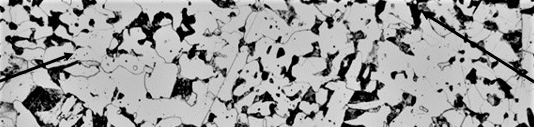
#> input picture Images/Metal.PNG, 534 x 127 px, found by its file name
$ jupyter execute '2.1_Diagrama_de _fases_hierro_carbono.ipynb'
#> lines starting #> are read from the running program, lines starting #| are printed output that depends on the picture; after the words box and inside, x2 and y2 are one past the last pixel; in counts of white or black regions, pixels touching at a corner belong together; long printed decimals are rounded
[cell 1]
import cv2
import matplotlib.pyplot as plt
import numpy as np
import matplotlib as mpl
from matplotlib import cm

## Detección de Carbón mediante algoritmo
Desarrolle un procedimiento para estimar el contenido de carbono del acero presentado en la figura, en función de los contenidos de ferrita y perlita.

## Funciones de Preprocesamineto de Imagen

[cell 2]
def load_image(path):
    """ leer imagen y converirtla en np.numpayarray """
#> called with path = 'images/metal.png'
    img =  cv2.imread(path)                     # Lee imagen
#> img is the input picture: shape (127, 534, 3); min 0, max 247, mean 158.3
    img =  cv2.cvtColor(img,cv2.COLOR_BGR2RGB)  # Convierte de BGR (standard en CV2) a RGB
    return img

def visualize_image(img):
    """visualizar imagen cruda"""
    fig,ax  = plt.subplots(1,1,figsize=(10,5))
    title = f" Shape: {img.shape}"
#> title = ' Shape: (127, 534, 3)'
    ax.imshow(img)
    ax.set_title(title)
    plt.show()

def gray(img):
    """ Convertir a blanco y negro"""
    img_gray =  (0.332*(img[:,:,0] +  img[:,:,1] + img[:,:,2])).astype(np.uint8)
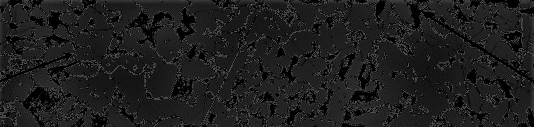
#> img_gray: shape (127, 534); min 0, max 84, mean 30.3
#> in visualize_image_colorbar, `plt.show()`:
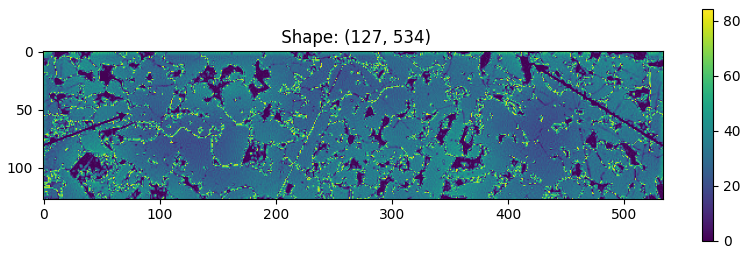
#> figure drawn by matplotlib, 2 panels

    return img_gray

def binarize(img,thresh):
    ''' Binarizar imagen'''
#> called with thresh = 15
    im_bw = cv2.threshold(img, thresh, 1, cv2.THRESH_BINARY)[1]
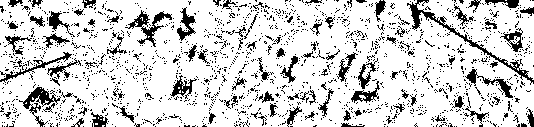
#> im_bw: shape (127, 534); values 0 (black) and 1 (white), 82.5% white; black in thin lines or dots
    return im_bw

def visualize_image_colorbar(img,colormap=False):
    """ Visualizar imagen procesada"""
    fig,ax  = plt.subplots(1,1,figsize=(10,10))
    title = f" Shape: {img.shape}"
    ax.set_title(title)

    if colormap:

        tickles =[0,1]
        image =  plt.imshow(img,cm.gray)
        plt.colorbar(image,ax=ax,shrink=0.3,ticks=tickles)


    else:
        image = plt.imshow(img)
        plt.colorbar(image,ax=ax,shrink=0.3)

    plt.show()

[cell 3]
path = "images/metal.png"                           # Directorio de imagen
img = load_image(path)                              # Cargar imagen
print("Imagen cargada")
visualize_image(img)                                # visualizar imagen
img_gray = gray(img)                                # Convertir imagen a grises
print("Imagen en blanco y negro")
visualize_image_colorbar(img_gray,colormap=False)   # Visaulizar imagen en blanco y negro
img_bw = binarize(img_gray ,thresh = 15)            # Convertir a binario
print("Imagen Binarizada")
visualize_image_colorbar(img_bw,colormap=True)      # visualizar imagen Binaria
#> call 2 of visualize_image_colorbar, with colormap = True
#> in visualize_image_colorbar (call 2), `plt.show()`:
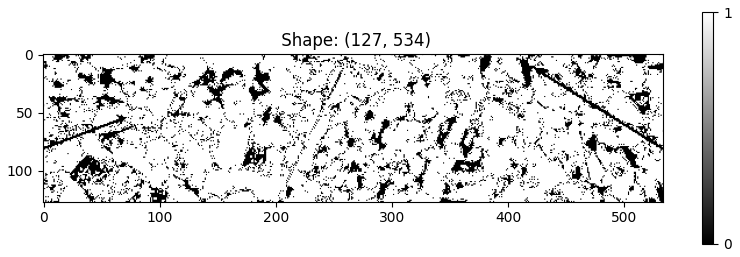
#> figure drawn by matplotlib, 2 panels

### Algortimo de deteccion de carbón

[cell 4]
height,width= img_bw.shape      # Obtener la altura y la abse de la imagen
#> height = 127; width = 534
Area    = height*width          # Calcular el Area
#> Area = 67818
Ferrita = 0                     # Craer varialble para ferrita
Perlita = 0                     # Crear variable  para perlita

for hi in range(0,height):      # Iterar sobre la altura
    for wi in range(0,width):   # Iterar sobre la base

        if img_bw[hi,wi] == 1:  # si el pixel es 1
            Ferrita +=1         # Agregar porcion a ferrita

        else:                   # Si es 0
            Perlita +=1         # Agreguar porcion a perlita
#> after the loop, Ferrita = 55916; Perlita = 11902


### Calucular porcentajes ###
Porcentaje_Perlita = (Perlita*100)/Area  # Porcentaje de Perlita
#> Porcentaje_Perlita = 17.55
Porcentaje_Ferrita = (Ferrita*100)/Area  # Porcentaje de Ferrita
#> Porcentaje_Ferrita = 82.45

### Avizar al Usario de los porcentajes ###
print(f"Porcentaje de Perlita: {Porcentaje_Perlita} %")
#| Porcentaje de Perlita: 17.550 %
print(f"Porcentaje de Ferrita: {Porcentaje_Ferrita} %")
#| Porcentaje de Ferrita: 82.450 %

Considerando que la Perlita encontrada tiene un contenido de carbono del 0.8 % llegamos a la conclusion de que se obteiene el sigueinte porcentaje de carbono total en el area estudiada:

[cell 5]
contenido_carbono  = 0.8                                           # Contenido de carbon
Porcentaje_carbono = contenido_carbono*Porcentaje_Perlita/100      # Porcentaje
#> Porcentaje_carbono = 0.14
print(f"Porcenteaje de carbono total: {Porcentaje_carbono} %")
#| Porcenteaje de carbono total: 0.1404 %

$ run again, with Images/tarea.PNG copied over Images/Metal.PNG
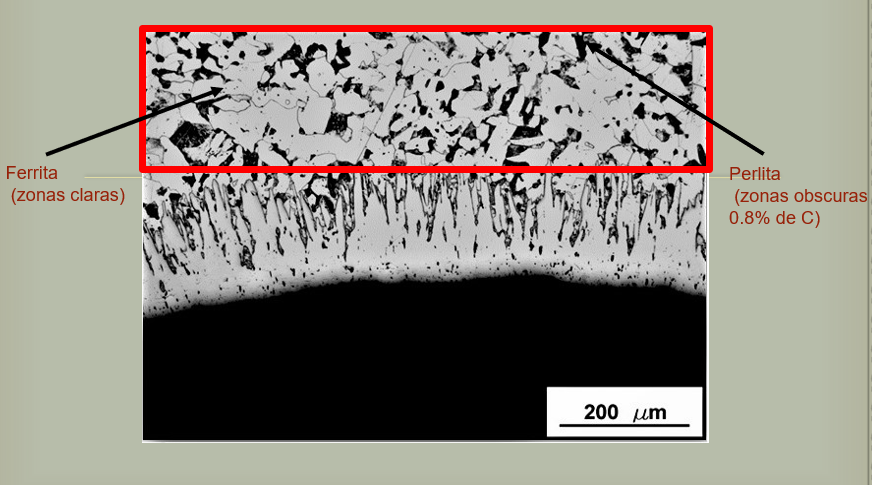
#> input picture Images/tarea.PNG, 872 x 485 px, found by its file name
#> in load_image, img is the input picture: shape (485, 872, 3); mean B, G, R 130.2, 138.6, 142.7
#> in binarize, `im_bw = cv2.threshold(img, thresh, 1, cv2.THRESH_BINARY)[1]`:
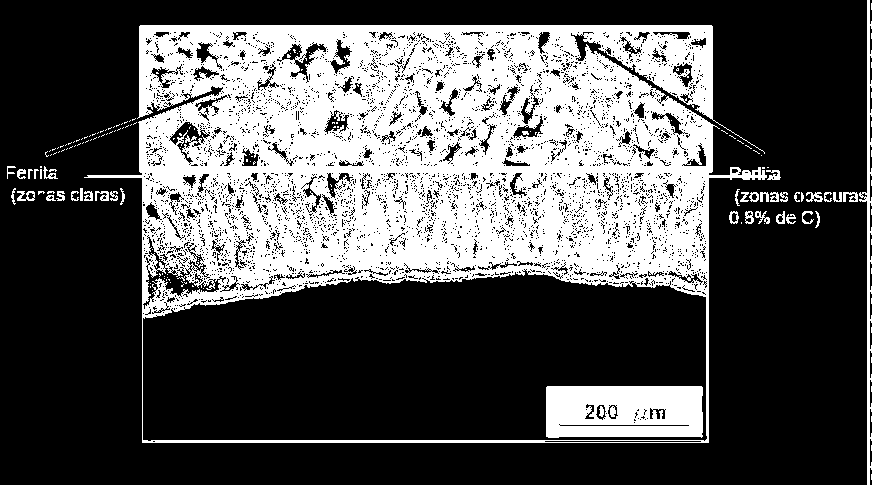
#> im_bw: shape (485, 872); values 0 (black) and 1 (white), 33.2% white; 185 white regions (143 under 20 px), largest, box (x1, y1, x2, y2) and area: (84, 25, 767, 443) 128543, (546, 386, 703, 438) 7474, (859, 0, 872, 485) 1668
#> in visualize_image_colorbar (call 2), `plt.show()`:
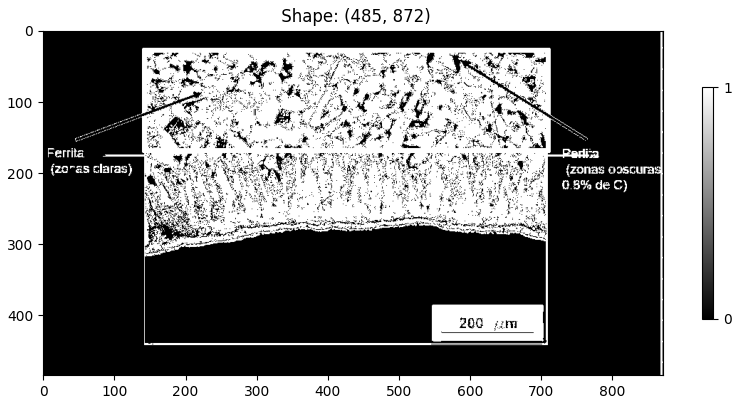
#> figure drawn by matplotlib, 2 panels
#| Porcentaje de Perlita: 66.818 %
#| Porcentaje de Ferrita: 33.182 %
#| Porcenteaje de carbono total: 0.5345 %
